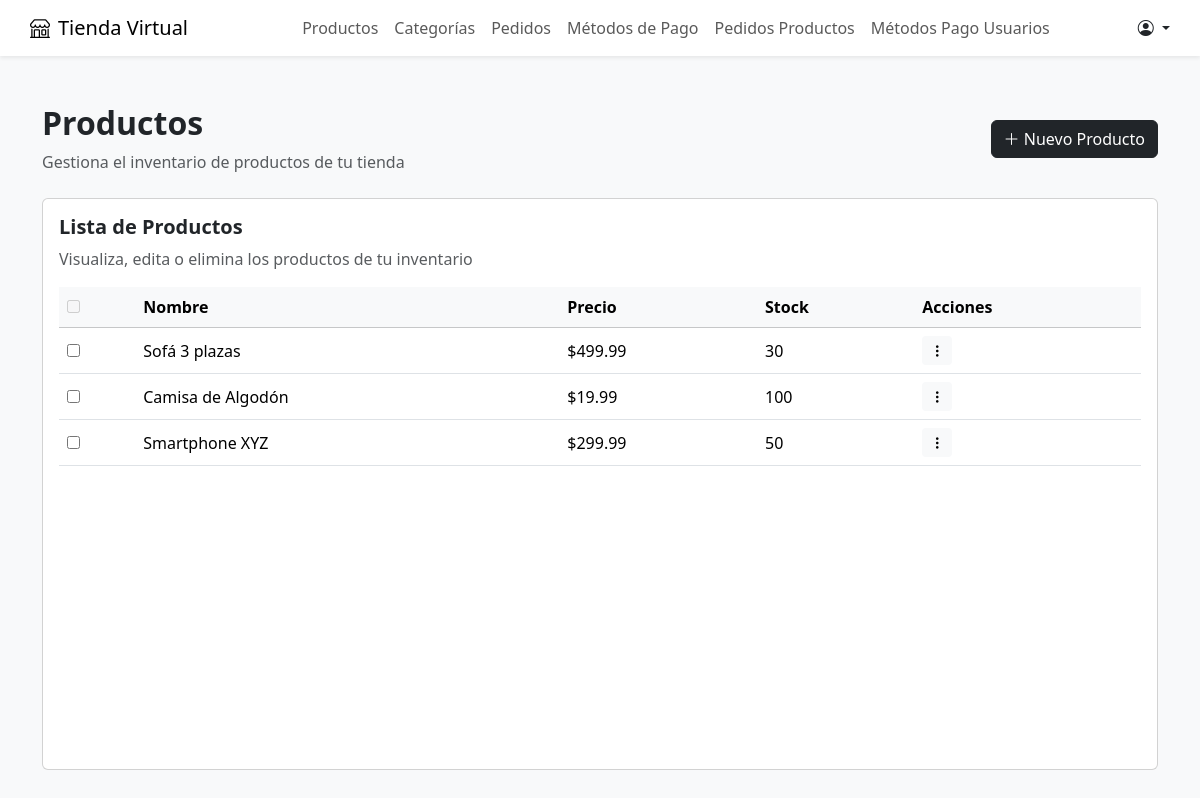
Page /productos/listar.php (signed in) on the committed database.
### tables this page shows
CREATE TABLE IF NOT EXISTS TBL_Productos (
    id_producto INT AUTO_INCREMENT PRIMARY KEY,
    id_categoria INT,
    nombre_producto VARCHAR(255) NOT NULL,
    descripcion_producto TEXT,
    precio_producto DECIMAL(10, 2) NOT NULL,
    stock_producto INT NOT NULL,
    oferta_producto BOOLEAN DEFAULT 0,
    fecha_producto TIMESTAMP DEFAULT CURRENT_TIMESTAMP,
    FOREIGN KEY (id_categoria) REFERENCES TBL_Categorias(id_categoria) ON DELETE SET NULL
);

### productos/listar.php (the view, shortened to what this page needs)
<?php
require_once '../db.php';
$stmt = $pdo->query("SELECT * FROM TBL_Productos ORDER BY id_producto DESC");
?>
<!DOCTYPE html>
<html lang="es">
<head>
    <link href="https://cdn.jsdelivr.net/npm/bootstrap@5.3.3/dist/css/bootstrap.min.css" rel="stylesheet">
    <link href="https://cdn.jsdelivr.net/npm/bootstrap-icons@1.10.5/font/bootstrap-icons.css" rel="stylesheet">
</head>
<body class="bg-light">
    <?php include '../../tienda_virtual_crud/navbar.php'; ?>
    <div class="container mt-5">
        <div class="d-flex justify-content-between align-items-center mb-4">
            <div>
                <h2 class="fw-bold">Productos</h2>
                <p class="text-muted mb-0">Gestiona el inventario de productos de tu tienda</p>
            </div>
            <a href="agregar.php" class="btn btn-dark">
                <i class="bi bi-plus-lg"></i> Nuevo Producto
            </a>
        </div>
        <div class="card">
            <div class="card-body" style="height: calc(100vh - 230px);">
                <h5 class="fw-semibold">Lista de Productos</h5>
                <p class="text-muted">Visualiza, edita o elimina los productos de tu inventario</p>
                <div class="table-responsive" style="height: 85%;">
                    <table class="table align-middle">
                        <thead class="table-light">
                            <tr>
                                <th scope="col"><input type="checkbox" disabled></th>
                                <th scope="col">Nombre</th>
                                <th scope="col">Precio</th>
                                <th scope="col">Stock</th>
                                <th scope="col">Acciones</th>
                            </tr>
                        </thead>
                        <tbody>
                            <?php while ($row = $stmt->fetch(PDO::FETCH_ASSOC)) { ?>
                                <tr>
                                    <td><input type="checkbox"></td>
                                    <td><?php echo htmlspecialchars($row['nombre_producto']); ?></td>
                                    <td>$<?php echo number_format($row['precio_producto'], 2); ?></td>
                                    <td><?php echo $row['stock_producto']; ?></td>
                                    <td>
                                        <div class="dropdown">
                                            <button class="btn btn-sm btn-light border-0" type="button" data-bs-toggle="dropdown">
                                                <i class="bi bi-three-dots-vertical"></i>
                                            </button>
                                        </div>
                                    </td>
                                </tr>
                            <?php } ?>
                        </tbody>
                    </table>
                </div>
            </div>
        </div>
    </div>
</body>
</html>

### navbar.php (shortened to what this page needs)
<?php
$nombre_usuario = $_SESSION['usuario']['nombre_usuario'];
?>
<nav class="navbar navbar-expand-lg navbar-light bg-white shadow-sm d-flex justify-content-center">
    <div class="container m-0 p-0" style="gap: 5rem;">
        <a class="navbar-brand d-flex align-items-center" href="/tienda_virtual_crud/index.php">
            <i class="bi bi-shop me-2"></i> Tienda Virtual
        </a>
        <div class="collapse navbar-collapse justify-content-end">
            <ul class="navbar-nav">
                <li class="nav-item"><a class="nav-link" href="/tienda_virtual_crud/productos/listar.php">Productos</a>
                </li>
                <li class="nav-item"><a class="nav-link"
                        href="/tienda_virtual_crud/categorias/listar.php">Categorías</a></li>
                <li class="nav-item"><a class="nav-link" href="/tienda_virtual_crud/pedidos/listar.php">Pedidos</a></li>
                <li class="nav-item"><a class="nav-link" href="/tienda_virtual_crud/metodos_pago/listar.php">Métodos de
                        Pago</a></li>
                <li class="nav-item"><a class="nav-link"
                        href="/tienda_virtual_crud/relaciones/pedidos_productos/listar.php">Pedidos Productos</a></li>
                <li class="nav-item"><a class="nav-link"
                        href="/tienda_virtual_crud/relaciones/usuarios_metodos_pago/listar.php">Métodos Pago
                        Usuarios</a></li>
            </ul>
        </div>
        <div class="nav-item dropdown">
            <a class="nav-link dropdown-toggle" href="#" id="navbarDropdown" role="button" data-bs-toggle="dropdown"
                aria-expanded="false">
                <i class="bi bi-person-circle"></i> <?php echo $nombre_usuario; ?>
            </a>
        </div>
    </div>
</nav>

### rows in the picture
tbl_productos: nombre_producto "Sofá 3 plazas", precio_producto "499.99", stock_producto "30"
tbl_productos: nombre_producto "Camisa de Algodón", precio_producto "19.99", stock_producto "100"
tbl_productos: nombre_producto "Smartphone XYZ", precio_producto "299.99", stock_producto "50"
